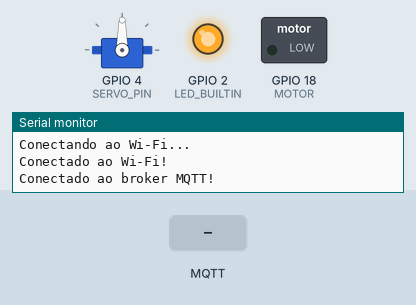
Simulated run of this sketch. Board: ESP32. Shown: servo, switched loads named in the sketch (green lamp = pin HIGH), output pins drawn as LEDs (lit = HIGH), the last lines printed to the serial monitor. Dashed ring = blinking. The test bench sets the inputs (shaded band). WiFi joins after 1.5 s; servers stay silent unless stated; no MQTT or app messages arrive unless stated.

Above: at 3.2 s.
3.3 s: MQTT message "1" arrives on the first subscribed topic
At 4.8 s:
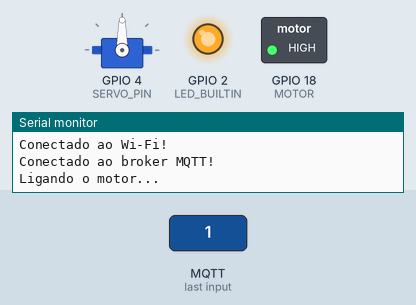
5.4 s: MQTT message "0" arrives on the first subscribed topic
At 5.55 s:
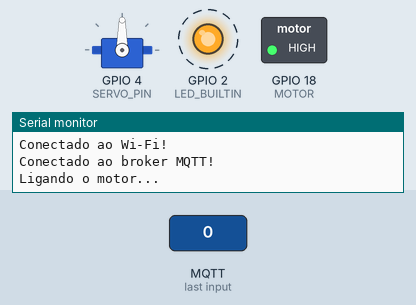
7.2 s: MQTT message "2" arrives on the first subscribed topic
At 7.35 s:
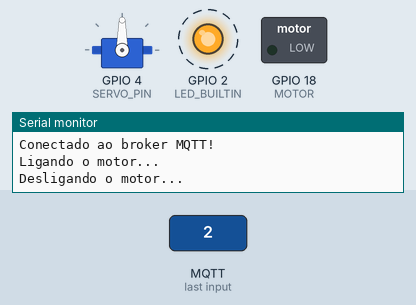
10.2 s: MQTT message "3" arrives on the first subscribed topic
At 10.35 s:
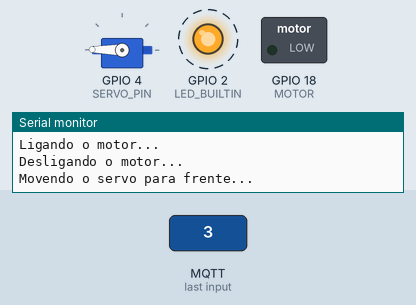
13.2 s: MQTT message "on" arrives on the first subscribed topic
At 14.6 s:
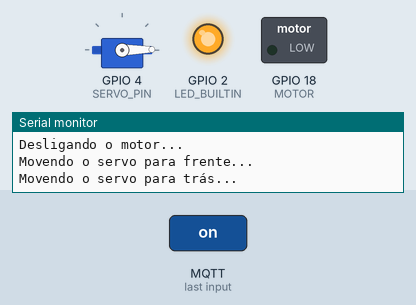
15.0 s: MQTT message "1" arrives on the first subscribed topic
At 16.2 s:
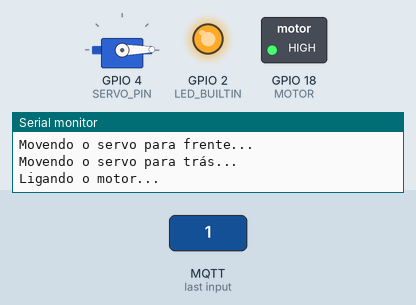
Timing chart, 0 to 18.0 s (numbered marks = the images above; inputs shaded):
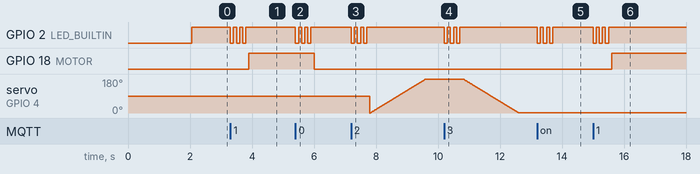

Measured:
- after the input at 3.3 s, GPIO 2 (LED_BUILTIN): alternates HIGH for 0.10 s and LOW for 0.10 s, 6 changes in all, then stays HIGH, starting at once; GPIO 18 (MOTOR): LOW → HIGH after 0.60 s
- after the input at 5.4 s, GPIO 2 (LED_BUILTIN): alternates HIGH for 0.10 s and LOW for 0.10 s, 6 changes in all, then stays HIGH, starting at once; GPIO 18 (MOTOR): HIGH → LOW after 0.60 s
- after the input at 7.2 s, GPIO 2 (LED_BUILTIN): alternates HIGH for 0.10 s and LOW for 0.10 s, 6 changes in all, then stays HIGH, starting at once
- after the input at 10.2 s, GPIO 2 (LED_BUILTIN): alternates HIGH for 0.10 s and LOW for 0.10 s, 6 changes in all, then stays HIGH, starting at once
- after the input at 13.2 s, GPIO 2 (LED_BUILTIN): alternates HIGH for 0.10 s and LOW for 0.10 s, 6 changes in all, then stays HIGH, starting at once
- after the input at 15.0 s, GPIO 2 (LED_BUILTIN): alternates HIGH for 0.10 s and LOW for 0.10 s, 6 changes in all, then stays HIGH, starting at once; GPIO 18 (MOTOR): LOW → HIGH after 0.60 s

The sketch:

esp32_+_servo_motor_+_motor_dc.ino
```cpp
#include <ESP32Servo.h>
#include <WiFi.h>
#include <PubSubClient.h>

#define LED_BUILTIN 2
#define SERVO_PIN 4
#define MOTOR 18

#define SSID "itl"
#define PASSWORD "itl20242"

#define MQTT_SERVER "itl.sj.ifsc.edu.br"
#define MQTT_PORT 1883
#define MQTT_CLIENT_ID "brinquedo-5"
#define MQTT_TOPIC_REQ "itl20242/req/5"
#define MQTT_TOPIC_RES "itl20242/res/5"

Servo myServo;
WiFiClient espClient;
PubSubClient client(espClient);

void callback(char *topic, byte *payload, unsigned int length)
{
  for (int i = 0; i < 3; i++)
  {
    digitalWrite(LED_BUILTIN, LOW);
    delay(100);
    digitalWrite(LED_BUILTIN, HIGH);
    delay(100);
  }
  if (payload[0] == '0')
  {
    Serial.println("Desligando o motor...");
    digitalWrite(MOTOR, LOW);
    client.publish(MQTT_TOPIC_RES, "0");
  }
  else if (payload[0] == '1')
  {
    Serial.println("Ligando o motor...");
    digitalWrite(MOTOR, HIGH);
    client.publish(MQTT_TOPIC_RES, "1");
  }
  else if (payload[0] == '2')
  {
    Serial.println("Movendo o servo para frente...");
    for (int i = 0; i < 180; i++)
    {
      myServo.write(i);
      delay(10);
    };
  }
  else if (payload[0] == '3')
  {
    Serial.println("Movendo o servo para trás...");
    for (int i = 180; i > 0; i--)
    {
      myServo.write(i);
      delay(10);
    };
  }
}

void setup()
{
  Serial.begin(9600);
  pinMode(LED_BUILTIN, OUTPUT);
  pinMode(MOTOR, OUTPUT);
  myServo.attach(SERVO_PIN);
  WiFi.begin(SSID, PASSWORD);
  while (WiFi.status() != WL_CONNECTED)
  {
    delay(1000);
    Serial.println("Conectando ao Wi-Fi...");
  }
  Serial.println("Conectado ao Wi-Fi!");
  client.setServer(MQTT_SERVER, MQTT_PORT);
  client.setCallback(callback);
}

void loop()
{
  if (!client.connected())
  {
    digitalWrite(LED_BUILTIN, LOW);
    if (client.connect(MQTT_CLIENT_ID))
    {
      Serial.println("Conectado ao broker MQTT!");
      digitalWrite(LED_BUILTIN, HIGH);
      client.subscribe(MQTT_TOPIC_REQ);
    }
    else
    {
      Serial.print("Broker MQTT: reconectando em 1s...");
      delay(1000);
    }
  }
  client.loop();
}
```
